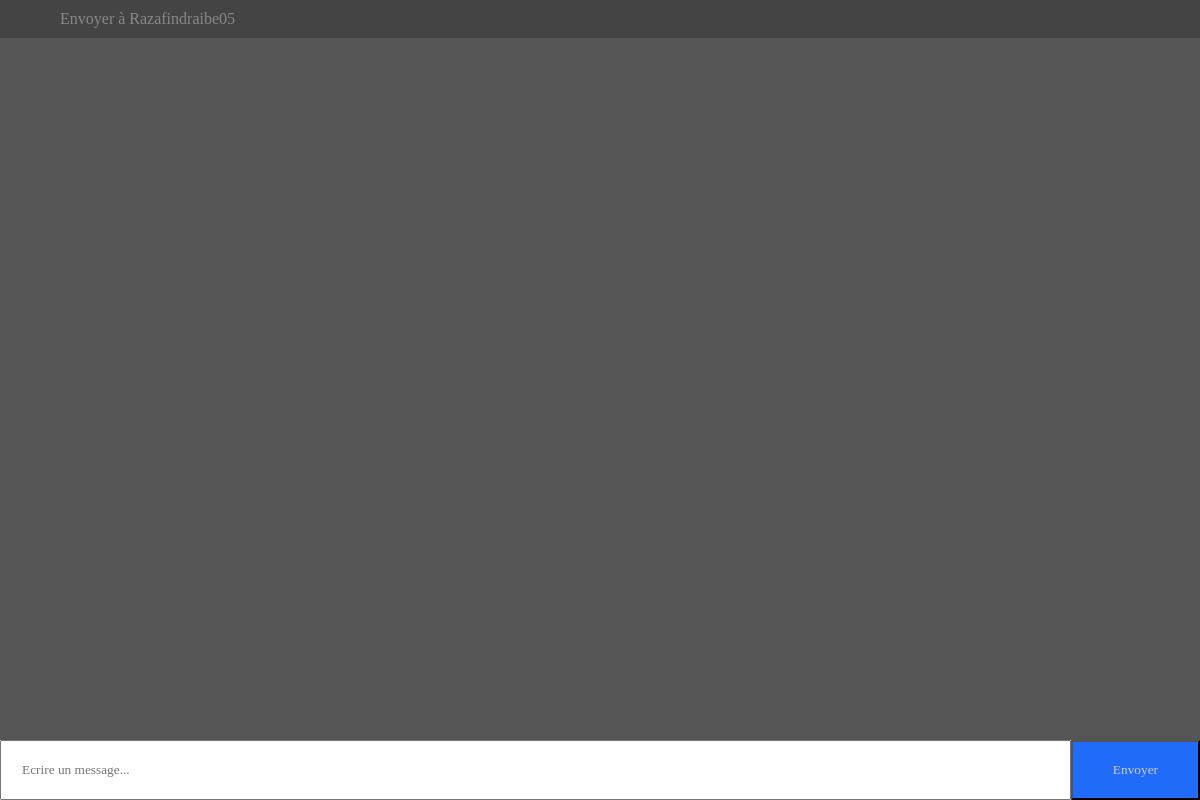
The app's page /chat3/ (signed in), older data.
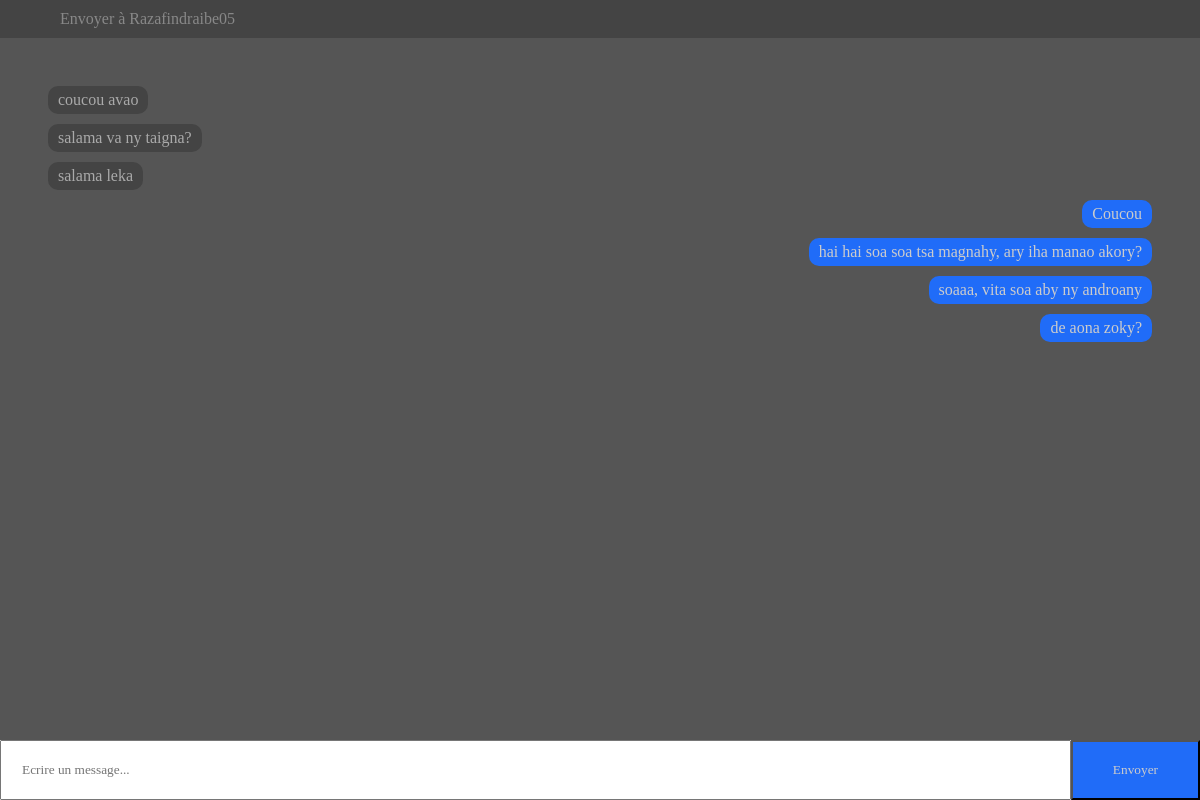
The same page, newer data.
### chat/models.py (models this page shows, shortened)
class Message(models.Model):
    sender = models.ForeignKey(User, on_delete=models.CASCADE,related_name="sent_messages",null=True)
    receiver = models.ForeignKey(User, on_delete=models.CASCADE,related_name="received_messages",null=True)
    message = models.CharField(max_length=150, null=True)
    date_envoye = models.DateTimeField(auto_now_add=True)
    discussion = models.ForeignKey(Discussion, on_delete=models.CASCADE,null=True)
    seen = models.BooleanField(default=False)

### chat/views.py (the view)
# urls.py: path('<int:pk>/', views.discussion, name="discussion"),
@login_required
def discussion(request,pk):
    other_user = get_object_or_404(User,pk=pk)
    global messages
    messages = Message.objects.filter(
        Q(receiver=request.user,sender=other_user)
    )
    messages.update(seen=True)
    messages = messages  | Message.objects.filter(Q(receiver=other_user,sender=request.user))
    return render(request, 'discussion.html',{"other_user":other_user, "messages":messages})

### chat/templates/discussion.html (shortened to what this page needs)
<!DOCTYPE html>
<html lang="en">
<head>
</head>
<body>
    {% load static %}
    {% if user.is_authenticated %}
    <div class="header">Envoyer à   {{other_user.username}}</div>
    <div class="messages-area">
       {% for message in messages %}
        <div class="message {% if message.sender == request.user %}right{% else %}left{% endif %}">
            <div class="content">{{message.message}}</div>
        </div>
        {% endfor%}
    </div>
    <div class="input-area">
        <input type="text" id="message-input" placeholder="Ecrire un message...">
        <button id="send-btn">Envoyer</button>
    </div>
    {% else%}
    <h3>Veuillez vous connecter</h3>
    <a href="login">Login</a>
    <a href="register">Register</a>
    {% endif %}
</body>
</html>

### chat/templates/discussion.html (style rules this page uses)
* { box-sizing: border-box; padding: 0; margin: 0; font-family: Poppins; }
body { display: flex; height: 100vh; background: rgb(199, 199, 199); flex-direction: column; }
.header { padding:10px 5% ; background: #444; color: #888; }
.messages-area { height: 100%; min-height: 20vh; overflow-y: auto; padding: 4%; background: #555; color: #999; padding-bottom: 10px; }
.input-area { display: flex; flex-direction: row; justify-content: center; }
#message-input { padding: 20px; width: 100%; }
#send-btn { padding: 20px 40px; background: rgb(32, 108, 248); color: #ccc; }
.message.left { text-align: left; color: #aaa; }
.message.right { text-align: right; color: #ccc; }
.message.right .content { background: rgb(32, 108, 248); }
.message .content { background: #444; padding: 5px 10px; border-radius: 10px; max-width: 80%; display: inline-block; margin-bottom: 10px; }

Row changes from the older to the newer data that the page shows:
added Message: message "coucou avao"
added Message: message "salama va ny taigna?"
added Message: message "salama leka"
added Message: message "Coucou"
added Message: message "hai hai soa soa tsa magnahy, ary iha manao akory?"
added Message: message "soaaa, vita soa aby ny androany"
added Message: message "de aona zoky?"
